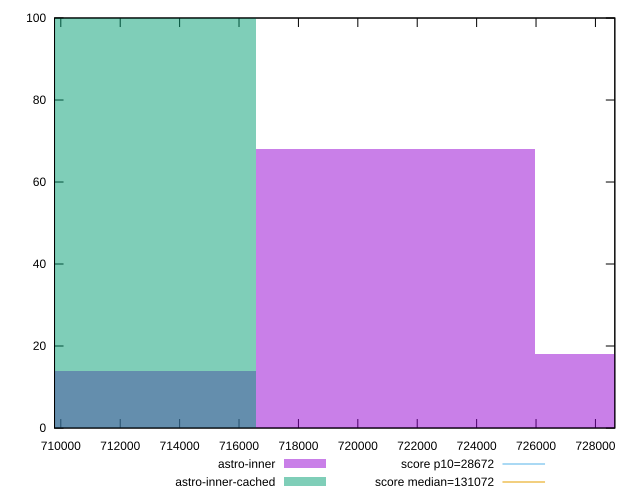

The script that saved this image:
reset

$astroInner <<EOF
711900.090341915 14
721267.1967937823 68
730634.3032456497 18
EOF

$astroInnerCached <<EOF
711900.090341915 100
EOF

set key outside below
set boxwidth 9367.106451867303
set xrange [709788.774526389:728652.6981041668]
set yrange [0:100]
set trange [0:100]
set style fill transparent solid 0.5 noborder

set parametric
set terminal svg size 640, 500 enhanced background rgb 'white'
set output "reports/report_00033_2021-03-01T14-23-16.841Z/uses-long-cache-ttl/comparison/histogram/2_vs_3.svg"

plot $astroInner title "astro-inner" with boxes, \
     $astroInnerCached title "astro-inner-cached" with boxes, \
     28672,t title "score p10=28672", \
     131072,t title "score median=131072"

reset
